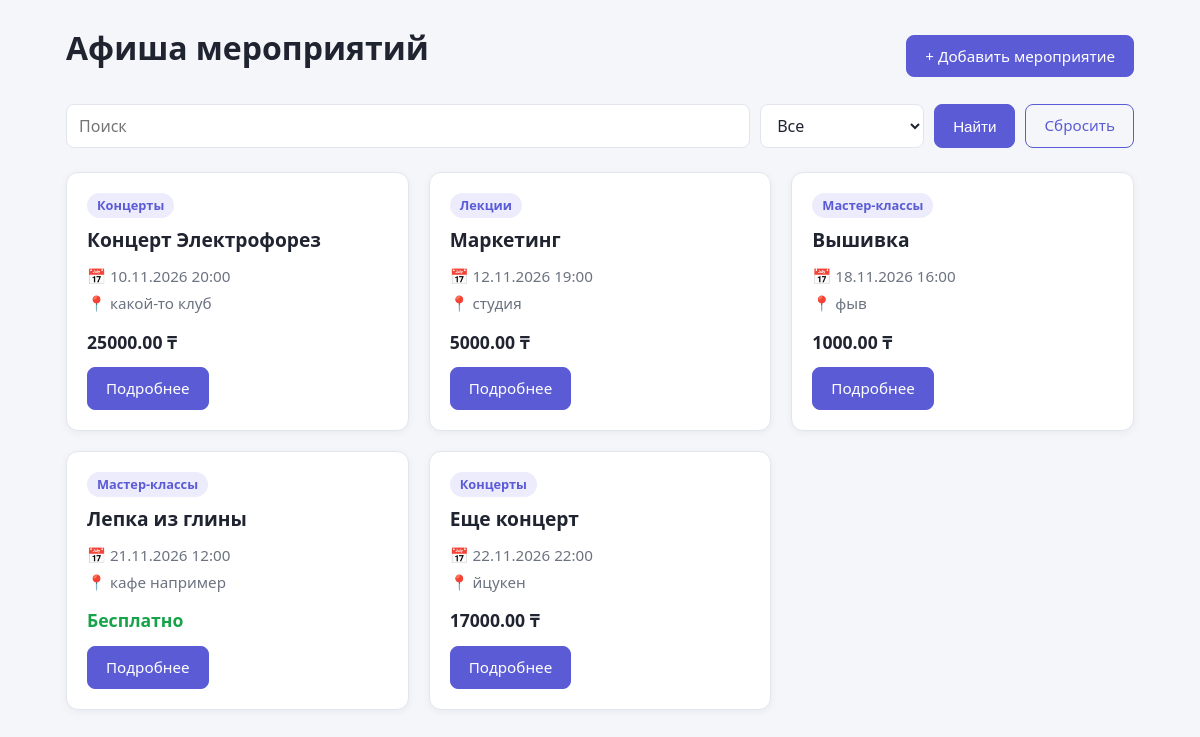
Before: / with the older database file.
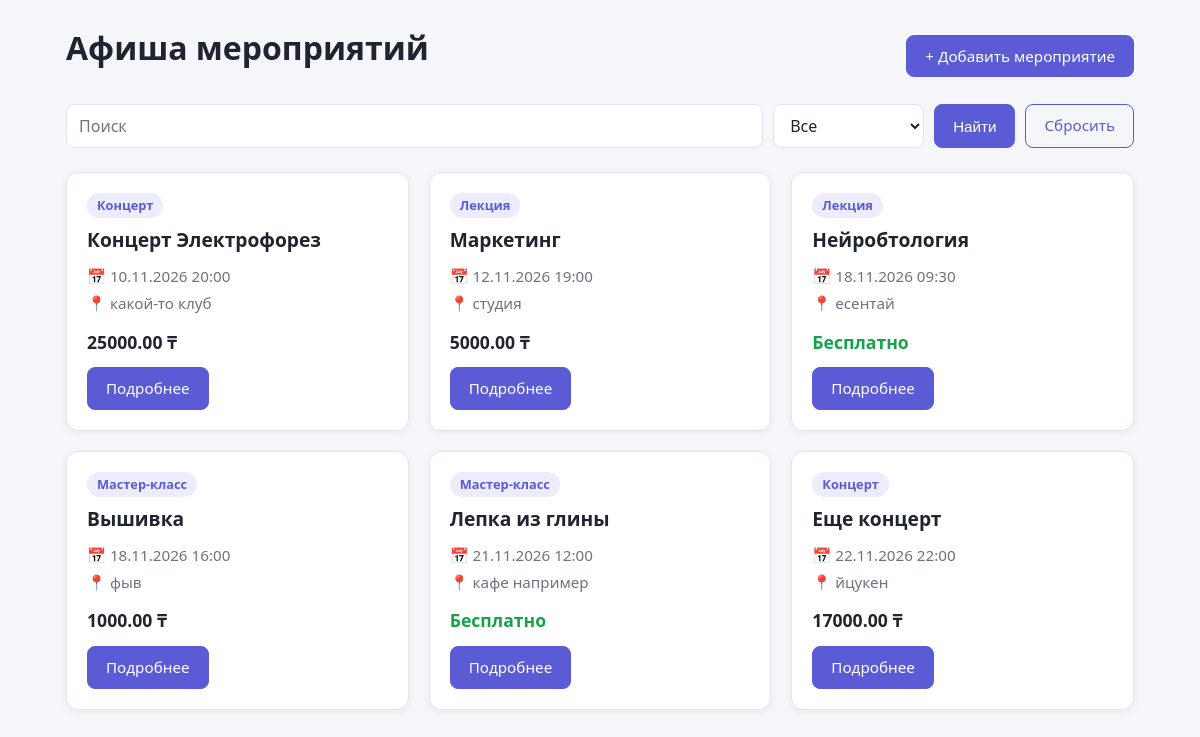
After: the same page with the newer database file.
### app/models.py (models this page shows, shortened)
class Event(models.Model):
    category = models.ForeignKey(Category, on_delete=models.CASCADE)
    name = models.CharField(max_length=100, db_index=True)
    slug = models.SlugField(max_length=100, unique=True)
    description = models.TextField(blank=True)
    place = models.CharField(max_length=100)
    date_time = models.DateTimeField()
    price = models.DecimalField(max_digits=10, decimal_places=2, default=0)
    class Meta:
        ordering = ('date_time',)
        verbose_name = "Мероприятие"
        verbose_name_plural = "Мероприятия"

class Category(models.Model):
    name = models.CharField(max_length=100, db_index=True)
    slug = models.SlugField(max_length=100, unique=True)
    def __str__(self):
        return self.name
    class Meta:
        ordering = ('name',)
        verbose_name = "Категория"
        verbose_name_plural = "Категории"

### app/views.py (the view)
# urls.py: path('', views.index, name='main'),
def index(request):
    category = request.GET.get("category", "all")
    if category == "all":
        events = Event.objects.all()
    else:
        events = Event.objects.filter(category__slug=category)
    search = request.GET.get("search", "").strip()
    if search:
        events = events.filter(Q(name__icontains=search) | Q(description__icontains=search) | Q(place__icontains=search))
    context = {
        "events": events,
        "categories": Category.objects.all(),
        "category_select": category,
        "search": search
    }
    return render(request, 'app/index.html', context)

### app/templates/app/index.html (shortened to what this page needs)
{% extends "app/base.html" %}
{% block content %}
<div class="page-head">
    <h1>Афиша мероприятий</h1>
    <a class="btn" href="{% url 'event_create' %}">+ Добавить мероприятие</a>
</div>
<form method="get" class="filters">
    <input type="text" name="search" placeholder="Поиск" value="{{ search }}">
    <select name="category" id="category-select" onchange="this.form.submit()">
        <option value="all">Все</option>
    </select>
    <button type="submit" class="btn">Найти</button>
    <a href="{% url 'main' %}" class="btn btn-ghost">Сбросить</a>
</form>
<div class="events">
{% for event in events %}
    <article class="card">
        <span class="badge">{{ event.category }}</span>
        <h3>{{ event.name }}</h3>
        <p class="meta">📅 {{ event.date_time|date:"d.m.Y H:i" }}</p>
        <p class="meta">📍 {{ event.place }}</p>
        {% if event.price == 0 %}
            <p class="price free">Бесплатно</p>
        {% else %}
            <p class="price">{{ event.price }} ₸</p>
        {% endif %}
        <a class="btn" href="{% url 'event_detail' event.id event.slug %}">Подробнее</a>
    </article>
{% empty %}
    {% if search or category_select != 'all' %}
        <p class="empty">По вашему запросу ничего не найдено</p>
    {% else %}
        <p class="empty">Мероприятий пока нет</p>
    {% endif %}
{% endfor %}
</div>
{% endblock content %}

### app/templates/app/base.html (shortened to what this page needs)
{% load static %}
<!DOCTYPE html>
<html lang="en">
<head>
    <link rel="stylesheet" href="{% static 'app/style.css' %}">
</head>
<body>
    <main class="container">
        {% block content %}{% endblock content %}
    </main>
</body>
</html>

### app/static/app/style.css (style rules this page uses)
:root { --bg: #f5f6fa; --card: #ffffff; --text: #1f2430; --muted: #6b7280; --accent: #5b5bd6; --accent-hover: #4646b8; --border: #e2e5ee; --green: #16a34a; --radius: 12px; }
* { box-sizing: border-box; }
body { margin: 0; font-family: "Segoe UI", system-ui, -apple-system, sans-serif; background: var(--bg); color: var(--text); line-height: 1.5; }
.container { max-width: 1100px; margin: 0 auto; padding: 24px 16px 48px; }
h1 { margin: 0 0 16px; font-size: 2rem; }
h3 { margin: 8px 0; font-size: 1.2rem; }
.page-head { display: flex; flex-wrap: wrap; align-items: center; justify-content: space-between; gap: 12px; margin-bottom: 8px; }
.btn { display: inline-block; padding: 9px 18px; border: 1px solid var(--accent); border-radius: 8px; background: var(--accent); color: #fff; font-size: 0.95rem; text-decoration: none; cursor: pointer; transition: background 0.15s; }
.btn-ghost { background: transparent; color: var(--accent); }
.filters { display: flex; flex-wrap: wrap; gap: 10px; margin: 16px 0 24px; }
.filters input[type="text"] { flex: 1 1 220px; }
input, select, textarea { padding: 9px 12px; border: 1px solid var(--border); border-radius: 8px; background: #fff; font: inherit; color: var(--text); }
.events { display: grid; grid-template-columns: repeat(auto-fill, minmax(260px, 1fr)); gap: 20px; }
.card { display: flex; flex-direction: column; align-items: flex-start; padding: 20px; background: var(--card); border: 1px solid var(--border); border-radius: var(--radius); box-shadow: 0 2px 8px rgba(20, 24, 40, 0.05); transition: transform 0.15s, box-shadow 0.15s; }
.card .btn { margin-top: auto; }
.badge { padding: 3px 10px; border-radius: 999px; background: #ececfc; color: var(--accent); font-size: 0.8rem; font-weight: 600; }
.meta { margin: 2px 0; color: var(--muted); font-size: 0.95rem; }
.price { margin: 12px 0; font-size: 1.1rem; font-weight: 700; }
.price.free { color: var(--green); }

Changed rows visible on the page:
changed through a linked row, Event "Концерт Электрофорез": category "Концерты" → "Концерт"
changed through a linked row, Event "Маркетинг": category "Лекции" → "Лекция"
added Event: category "Лекция", name "Нейробтология", date_time "18.11.2026 09:30", place "есентай", price "Бесплатно"
changed through a linked row, Event "Вышивка": category "Мастер-классы" → "Мастер-класс"
changed through a linked row, Event "Лепка из глины": category "Мастер-классы" → "Мастер-класс"
changed through a linked row, Event "Еще концерт": category "Концерты" → "Концерт"
